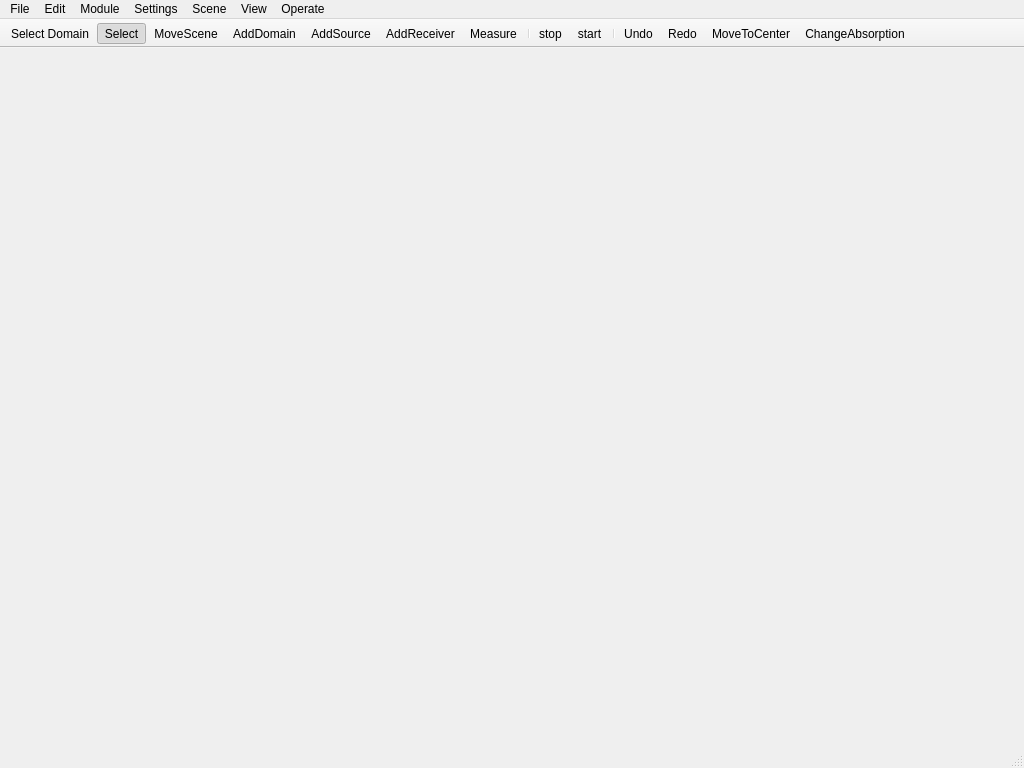
<?xml version="1.0" encoding="UTF-8"?>
<ui version="4.0">
 <class>Window</class>
 <widget class="QMainWindow" name="Window">
  <property name="geometry">
   <rect>
    <x>0</x>
    <y>0</y>
    <width>1024</width>
    <height>768</height>
   </rect>
  </property>
  <property name="windowTitle">
   <string>OpenPSTD</string>
  </property>
  <property name="windowIcon">
   <iconset resource="resources.qrc">
    <normaloff>:/new/prefix1/icons/logo.png</normaloff>:/new/prefix1/icons/logo.png</iconset>
  </property>
  <widget class="QWidget" name="centralWidget">
   <property name="enabled">
    <bool>true</bool>
   </property>
   <property name="sizePolicy">
    <sizepolicy hsizetype="Preferred" vsizetype="Preferred">
     <horstretch>0</horstretch>
     <verstretch>0</verstretch>
    </sizepolicy>
   </property>
   <layout class="QHBoxLayout" name="horizontalLayout">
    <property name="leftMargin">
     <number>0</number>
    </property>
    <property name="topMargin">
     <number>0</number>
    </property>
    <property name="rightMargin">
     <number>0</number>
    </property>
    <property name="bottomMargin">
     <number>0</number>
    </property>
   </layout>
  </widget>
  <widget class="QMenuBar" name="menuBar">
   <property name="geometry">
    <rect>
     <x>0</x>
     <y>0</y>
     <width>1024</width>
     <height>20</height>
    </rect>
   </property>
   <widget class="QMenu" name="menuOpenPSTD">
    <property name="title">
     <string>File</string>
    </property>
    <addaction name="actionExport_to_CSV"/>
    <addaction name="actionClose"/>
   </widget>
   <widget class="QMenu" name="menuEdit">
    <property name="title">
     <string>Edit</string>
    </property>
   </widget>
   <widget class="QMenu" name="menuModule">
    <property name="title">
     <string>Module</string>
    </property>
   </widget>
   <widget class="QMenu" name="menuSettings">
    <property name="title">
     <string>Settings</string>
    </property>
    <addaction name="actionClamp_distance"/>
    <addaction name="actionGUI_grid_size"/>
    <addaction name="separator"/>
    <addaction name="actionPSTD_grid_size"/>
    <addaction name="actionWindow_size"/>
    <addaction name="actionRender_time"/>
    <addaction name="actionPML_Cells"/>
    <addaction name="actionAttenuation_of_PML_cells"/>
    <addaction name="actionAir_density"/>
    <addaction name="actionMax_frequency"/>
    <addaction name="actionSound_speed"/>
   </widget>
   <widget class="QMenu" name="menuScene">
    <property name="title">
     <string>Scene</string>
    </property>
    <addaction name="actionClear_all"/>
    <addaction name="actionDelete_selected"/>
   </widget>
   <widget class="QMenu" name="menuView">
    <property name="title">
     <string>View</string>
    </property>
    <addaction name="actionFPS_counter"/>
    <addaction name="actionGrid"/>
    <addaction name="actionShow_Output"/>
   </widget>
   <widget class="QMenu" name="menuOperate">
    <property name="title">
     <string>Operate</string>
    </property>
    <addaction name="actionSelect_Domain"/>
    <addaction name="actionSelect"/>
    <addaction name="actionMoveScene"/>
    <addaction name="actionAddDomain"/>
    <addaction name="actionAddSource"/>
    <addaction name="actionAddReceiver"/>
    <addaction name="actionMeasure"/>
    <addaction name="separator"/>
    <addaction name="actionstop"/>
    <addaction name="actionstart"/>
    <addaction name="separator"/>
    <addaction name="actionUndo"/>
    <addaction name="actionRedo"/>
    <addaction name="actionMoveToCenter"/>
    <addaction name="actionChangeAbsorption"/>
   </widget>
   <addaction name="menuOpenPSTD"/>
   <addaction name="menuEdit"/>
   <addaction name="menuModule"/>
   <addaction name="menuSettings"/>
   <addaction name="menuScene"/>
   <addaction name="menuView"/>
   <addaction name="menuOperate"/>
  </widget>
  <widget class="QToolBar" name="mainToolBar">
   <property name="movable">
    <bool>false</bool>
   </property>
   <attribute name="toolBarArea">
    <enum>TopToolBarArea</enum>
   </attribute>
   <attribute name="toolBarBreak">
    <bool>false</bool>
   </attribute>
   <addaction name="actionSelect_Domain"/>
   <addaction name="actionSelect"/>
   <addaction name="actionMoveScene"/>
   <addaction name="actionAddDomain"/>
   <addaction name="actionAddSource"/>
   <addaction name="actionAddReceiver"/>
   <addaction name="actionMeasure"/>
   <addaction name="separator"/>
   <addaction name="actionstop"/>
   <addaction name="actionstart"/>
   <addaction name="separator"/>
   <addaction name="actionUndo"/>
   <addaction name="actionRedo"/>
   <addaction name="actionMoveToCenter"/>
   <addaction name="actionChangeAbsorption"/>
  </widget>
  <widget class="QStatusBar" name="statusBar"/>
  <action name="actionSelect">
   <property name="checkable">
    <bool>true</bool>
   </property>
   <property name="checked">
    <bool>true</bool>
   </property>
   <property name="icon">
    <iconset resource="resources.qrc">
     <normaloff>:/new/prefix1/icons/select.png</normaloff>:/new/prefix1/icons/select.png</iconset>
   </property>
   <property name="text">
    <string>Select</string>
   </property>
   <property name="toolTip">
    <string>Select</string>
   </property>
   <property name="shortcut">
    <string>S</string>
   </property>
  </action>
  <action name="actionMoveScene">
   <property name="checkable">
    <bool>true</bool>
   </property>
   <property name="icon">
    <iconset resource="resources.qrc">
     <normaloff>:/new/prefix1/icons/move.png</normaloff>:/new/prefix1/icons/move.png</iconset>
   </property>
   <property name="text">
    <string>MoveScene</string>
   </property>
   <property name="toolTip">
    <string>Move Scene</string>
   </property>
   <property name="shortcut">
    <string>M</string>
   </property>
  </action>
  <action name="actionAddDomain">
   <property name="checkable">
    <bool>true</bool>
   </property>
   <property name="icon">
    <iconset resource="resources.qrc">
     <normaloff>:/new/prefix1/icons/adddomain.png</normaloff>:/new/prefix1/icons/adddomain.png</iconset>
   </property>
   <property name="text">
    <string>AddDomain</string>
   </property>
   <property name="toolTip">
    <string>Add Domain</string>
   </property>
   <property name="shortcut">
    <string>D</string>
   </property>
  </action>
  <action name="actionAddSource">
   <property name="icon">
    <iconset resource="resources.qrc">
     <normaloff>:/new/prefix1/icons/source_icon.png</normaloff>:/new/prefix1/icons/source_icon.png</iconset>
   </property>
   <property name="text">
    <string>AddSource</string>
   </property>
   <property name="toolTip">
    <string>Add Source</string>
   </property>
   <property name="shortcut">
    <string>S</string>
   </property>
  </action>
  <action name="actionAddReceiver">
   <property name="icon">
    <iconset resource="resources.qrc">
     <normaloff>:/new/prefix1/icons/receiver_icon.png</normaloff>:/new/prefix1/icons/receiver_icon.png</iconset>
   </property>
   <property name="text">
    <string>AddReceiver</string>
   </property>
   <property name="toolTip">
    <string>Add Receiver</string>
   </property>
   <property name="shortcut">
    <string>R</string>
   </property>
  </action>
  <action name="actionClose">
   <property name="text">
    <string>Close</string>
   </property>
  </action>
  <action name="actionstop">
   <property name="icon">
    <iconset resource="resources.qrc">
     <normaloff>:/new/prefix1/icons/stop.png</normaloff>:/new/prefix1/icons/stop.png</iconset>
   </property>
   <property name="text">
    <string>stop</string>
   </property>
   <property name="toolTip">
    <string>Stop Simulation</string>
   </property>
  </action>
  <action name="actionstart">
   <property name="icon">
    <iconset resource="resources.qrc">
     <normaloff>:/new/prefix1/icons/start.png</normaloff>:/new/prefix1/icons/start.png</iconset>
   </property>
   <property name="text">
    <string>start</string>
   </property>
   <property name="toolTip">
    <string>Start Simulation</string>
   </property>
  </action>
  <action name="actionFPS_counter">
   <property name="checkable">
    <bool>true</bool>
   </property>
   <property name="checked">
    <bool>false</bool>
   </property>
   <property name="text">
    <string>FPS counter</string>
   </property>
  </action>
  <action name="actionClamp_distance">
   <property name="text">
    <string>Clamp distance</string>
   </property>
  </action>
  <action name="actionClear_all">
   <property name="text">
    <string>Clear all</string>
   </property>
  </action>
  <action name="actionUndo">
   <property name="icon">
    <iconset resource="resources.qrc">
     <normaloff>:/new/prefix1/icons/undo.png</normaloff>:/new/prefix1/icons/undo.png</iconset>
   </property>
   <property name="text">
    <string>Undo</string>
   </property>
   <property name="toolTip">
    <string>Undo the last operation</string>
   </property>
  </action>
  <action name="actionRedo">
   <property name="icon">
    <iconset resource="resources.qrc">
     <normaloff>:/new/prefix1/icons/redo.png</normaloff>:/new/prefix1/icons/redo.png</iconset>
   </property>
   <property name="text">
    <string>Redo</string>
   </property>
   <property name="toolTip">
    <string>Redo the last operation</string>
   </property>
  </action>
  <action name="actionDelete_selected">
   <property name="text">
    <string>Delete selected</string>
   </property>
  </action>
  <action name="actionGrid">
   <property name="checkable">
    <bool>true</bool>
   </property>
   <property name="checked">
    <bool>true</bool>
   </property>
   <property name="text">
    <string>Grid</string>
   </property>
  </action>
  <action name="actionMeasure">
   <property name="checkable">
    <bool>true</bool>
   </property>
   <property name="icon">
    <iconset resource="resources.qrc">
     <normaloff>:/new/prefix1/icons/measure.png</normaloff>:/new/prefix1/icons/measure.png</iconset>
   </property>
   <property name="text">
    <string>Measure</string>
   </property>
  </action>
  <action name="actionGUI_grid_size">
   <property name="text">
    <string>GUI grid size</string>
   </property>
  </action>
  <action name="actionMoveToCenter">
   <property name="icon">
    <iconset resource="resources.qrc">
     <normaloff>:/new/prefix1/icons/movetocenter.png</normaloff>:/new/prefix1/icons/movetocenter.png</iconset>
   </property>
   <property name="text">
    <string>MoveToCenter</string>
   </property>
  </action>
  <action name="actionChangeAbsorption">
   <property name="icon">
    <iconset resource="resources.qrc">
     <normaloff>:/new/prefix1/icons/changeabsorption.png</normaloff>
     <disabledoff>:/new/prefix1/icons/changeabsorption_disabled.png</disabledoff>:/new/prefix1/icons/changeabsorption.png</iconset>
   </property>
   <property name="text">
    <string>ChangeAbsorption</string>
   </property>
  </action>
  <action name="actionSelect_Domain">
   <property name="checkable">
    <bool>true</bool>
   </property>
   <property name="icon">
    <iconset resource="resources.qrc">
     <normaloff>:/new/prefix1/icons/selectdomain.png</normaloff>:/new/prefix1/icons/selectdomain.png</iconset>
   </property>
   <property name="text">
    <string>Select Domain</string>
   </property>
  </action>
  <action name="actionShow_Output">
   <property name="checkable">
    <bool>true</bool>
   </property>
   <property name="text">
    <string>Show Output</string>
   </property>
  </action>
  <action name="actionPSTD_grid_size">
   <property name="text">
    <string>PSTD grid size</string>
   </property>
  </action>
  <action name="actionWindow_size">
   <property name="text">
    <string>Window size</string>
   </property>
  </action>
  <action name="actionRender_time">
   <property name="text">
    <string>Render time</string>
   </property>
  </action>
  <action name="actionAir_density">
   <property name="text">
    <string>Air density</string>
   </property>
  </action>
  <action name="actionSound_speed">
   <property name="text">
    <string>Sound speed</string>
   </property>
  </action>
  <action name="actionExport_to_CSV">
   <property name="text">
    <string>Export to CSV</string>
   </property>
  </action>
  <action name="actionPML_Cells">
   <property name="text">
    <string>PML Cells</string>
   </property>
  </action>
  <action name="actionAttenuation_of_PML_cells">
   <property name="text">
    <string>Attenuation of PML cells</string>
   </property>
  </action>
  <action name="actionMax_frequency">
   <property name="text">
    <string>Max frequency</string>
   </property>
  </action>
 </widget>
 <layoutdefault spacing="6" margin="11"/>
 <resources>
  <include location="resources.qrc"/>
 </resources>
 <connections/>
</ui>
